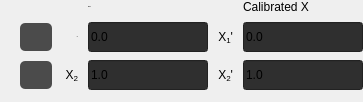
               <widget class="QFrame" name="calibrateXGridFrame">
                <property name="sizePolicy">
                 <sizepolicy hsizetype="Fixed" vsizetype="Fixed">
                  <horstretch>0</horstretch>
                  <verstretch>0</verstretch>
                 </sizepolicy>
                </property>
                <property name="minimumSize">
                 <size>
                  <width>363</width>
                  <height>100</height>
                 </size>
                </property>
                <property name="maximumSize">
                 <size>
                  <width>363</width>
                  <height>16777215</height>
                 </size>
                </property>
                <property name="styleSheet">
                 <string notr="true">QPushButton {
	background-color: #4B4B4B;
	border-radius: 5px;	
}
QPushButton:pressed {
    background-color: #363636;
    icon: url(:/icons/svg/target-pressed.svg)
}
QPushButton:checked{
	background-color: rgb(196, 150, 250);
}</string>
                </property>
                <layout class="QGridLayout" name="gridLayout_10">
                 <property name="leftMargin">
                  <number>0</number>
                 </property>
                 <property name="topMargin">
                  <number>0</number>
                 </property>
                 <property name="rightMargin">
                  <number>0</number>
                 </property>
                 <property name="bottomMargin">
                  <number>12</number>
                 </property>
                 <property name="horizontalSpacing">
                  <number>0</number>
                 </property>
                 <property name="verticalSpacing">
                  <number>8</number>
                 </property>
                 <item row="1" column="7">
                  <widget class="CalibrationLineEdit" name="mapX1LineEdit">
                   <property name="sizePolicy">
                    <sizepolicy hsizetype="Fixed" vsizetype="Fixed">
                     <horstretch>0</horstretch>
                     <verstretch>0</verstretch>
                    </sizepolicy>
                   </property>
                   <property name="minimumSize">
                    <size>
                     <width>120</width>
                     <height>30</height>
                    </size>
                   </property>
                   <property name="maximumSize">
                    <size>
                     <width>120</width>
                     <height>30</height>
                    </size>
                   </property>
                   <property name="toolTip">
                    <string notr="true"/>
                   </property>
                   <property name="styleSheet">
                    <string notr="true">background-color: rgb(47,47,47);</string>
                   </property>
                   <property name="inputMask">
                    <string/>
                   </property>
                   <property name="text">
                    <string notr="true">0.0</string>
                   </property>
                  </widget>
                 </item>
                 <item row="2" column="4">
                  <widget class="CalibrationLineEdit" name="rawX2LineEdit">
                   <property name="sizePolicy">
                    <sizepolicy hsizetype="Fixed" vsizetype="Fixed">
                     <horstretch>0</horstretch>
                     <verstretch>0</verstretch>
                    </sizepolicy>
                   </property>
                   <property name="minimumSize">
                    <size>
                     <width>120</width>
                     <height>30</height>
                    </size>
                   </property>
                   <property name="maximumSize">
                    <size>
                     <width>120</width>
                     <height>16777215</height>
                    </size>
                   </property>
                   <property name="toolTip">
                    <string notr="true"/>
                   </property>
                   <property name="styleSheet">
                    <string notr="true">background-color: rgb(47,47,47);</string>
                   </property>
                   <property name="text">
                    <string notr="true">1.0</string>
                   </property>
                  </widget>
                 </item>
                 <item row="2" column="1">
                  <widget class="QPushButton" name="calibrateX2Button">
                   <property name="sizePolicy">
                    <sizepolicy hsizetype="Fixed" vsizetype="Fixed">
                     <horstretch>0</horstretch>
                     <verstretch>0</verstretch>
                    </sizepolicy>
                   </property>
                   <property name="minimumSize">
                    <size>
                     <width>28</width>
                     <height>28</height>
                    </size>
                   </property>
                   <property name="cursor">
                    <cursorShape>PointingHandCursor</cursorShape>
                   </property>
                   <property name="toolTip">
                    <string notr="true">Calibrate x2, allows selection of coordinate inside plot</string>
                   </property>
                   <property name="styleSheet">
                    <string notr="true"/>
                   </property>
                   <property name="text">
                    <string/>
                   </property>
                   <property name="icon">
                    <iconset resource="resources.qrc">
                     <normaloff>:/icons/svg/target.svg</normaloff>:/icons/svg/target.svg</iconset>
                   </property>
                   <property name="checkable">
                    <bool>true</bool>
                   </property>
                   <property name="checked">
                    <bool>false</bool>
                   </property>
                  </widget>
                 </item>
                 <item row="1" column="2">
                  <widget class="QLabel" name="label_15">
                   <property name="sizePolicy">
                    <sizepolicy hsizetype="Minimum" vsizetype="Preferred">
                     <horstretch>0</horstretch>
                     <verstretch>0</verstretch>
                    </sizepolicy>
                   </property>
                   <property name="font">
                    <font>
                     <family>Roboto Medium</family>
                     <pointsize>-1</pointsize>
                    </font>
                   </property>
                   <property name="text">
                    <string notr="true">&lt;html&gt;&lt;head/&gt;&lt;body&gt;&lt;p align=&quot;right&quot;&gt;X&lt;span style=&quot; vertical-align:sub;&quot;&gt;1&lt;/span&gt;&lt;/p&gt;&lt;/body&gt;&lt;/html&gt;</string>
                   </property>
                  </widget>
                 </item>
                 <item row="1" column="0">
                  <spacer name="horizontalSpacer_29">
                   <property name="orientation">
                    <enum>Qt::Horizontal</enum>
                   </property>
                   <property name="sizeType">
                    <enum>QSizePolicy::Fixed</enum>
                   </property>
                   <property name="sizeHint" stdset="0">
                    <size>
                     <width>20</width>
                     <height>20</height>
                    </size>
                   </property>
                  </spacer>
                 </item>
                 <item row="1" column="1">
                  <widget class="QPushButton" name="calibrateX1Button">
                   <property name="sizePolicy">
                    <sizepolicy hsizetype="Fixed" vsizetype="Fixed">
                     <horstretch>0</horstretch>
                     <verstretch>0</verstretch>
                    </sizepolicy>
                   </property>
                   <property name="minimumSize">
                    <size>
                     <width>28</width>
                     <height>28</height>
                    </size>
                   </property>
                   <property name="cursor">
                    <cursorShape>PointingHandCursor</cursorShape>
                   </property>
                   <property name="toolTip">
                    <string notr="true">Calibrate x2, allows selection of coordinate inside plot</string>
                   </property>
                   <property name="styleSheet">
                    <string notr="true"/>
                   </property>
                   <property name="text">
                    <string/>
                   </property>
                   <property name="icon">
                    <iconset resource="resources.qrc">
                     <normaloff>:/icons/svg/target.svg</normaloff>:/icons/svg/target.svg</iconset>
                   </property>
                   <property name="checkable">
                    <bool>true</bool>
                   </property>
                   <property name="checked">
                    <bool>false</bool>
                   </property>
                  </widget>
                 </item>
                 <item row="1" column="3">
                  <spacer name="horizontalSpacer_20">
                   <property name="orientation">
                    <enum>Qt::Horizontal</enum>
                   </property>
                   <property name="sizeType">
                    <enum>QSizePolicy::Fixed</enum>
                   </property>
                   <property name="sizeHint" stdset="0">
                    <size>
                     <width>10</width>
                     <height>20</height>
                    </size>
                   </property>
                  </spacer>
                 </item>
                 <item row="1" column="6">
                  <spacer name="horizontalSpacer_19">
                   <property name="orientation">
                    <enum>Qt::Horizontal</enum>
                   </property>
                   <property name="sizeType">
                    <enum>QSizePolicy::Fixed</enum>
                   </property>
                   <property name="sizeHint" stdset="0">
                    <size>
                     <width>10</width>
                     <height>20</height>
                    </size>
                   </property>
                  </spacer>
                 </item>
                 <item row="1" column="8">
                  <spacer name="horizontalSpacer_17">
                   <property name="orientation">
                    <enum>Qt::Horizontal</enum>
                   </property>
                   <property name="sizeType">
                    <enum>QSizePolicy::Fixed</enum>
                   </property>
                   <property name="sizeHint" stdset="0">
                    <size>
                     <width>0</width>
                     <height>20</height>
                    </size>
                   </property>
                  </spacer>
                 </item>
                 <item row="2" column="2">
                  <widget class="QLabel" name="label_16">
                   <property name="sizePolicy">
                    <sizepolicy hsizetype="Minimum" vsizetype="Preferred">
                     <horstretch>0</horstretch>
                     <verstretch>0</verstretch>
                    </sizepolicy>
                   </property>
                   <property name="text">
                    <string notr="true">&lt;html&gt;&lt;head/&gt;&lt;body&gt;&lt;p align=&quot;right&quot;&gt;X&lt;span style=&quot; vertical-align:sub;&quot;&gt;2&lt;/span&gt;&lt;/p&gt;&lt;/body&gt;&lt;/html&gt;</string>
                   </property>
                  </widget>
                 </item>
                 <item row="2" column="7">
                  <widget class="CalibrationLineEdit" name="mapX2LineEdit">
                   <property name="sizePolicy">
                    <sizepolicy hsizetype="Fixed" vsizetype="Fixed">
                     <horstretch>0</horstretch>
                     <verstretch>0</verstretch>
                    </sizepolicy>
                   </property>
                   <property name="minimumSize">
                    <size>
                     <width>120</width>
                     <height>30</height>
                    </size>
                   </property>
                   <property name="maximumSize">
                    <size>
                     <width>120</width>
                     <height>16777215</height>
                    </size>
                   </property>
                   <property name="toolTip">
                    <string notr="true"/>
                   </property>
                   <property name="styleSheet">
                    <string notr="true">background-color: rgb(47,47,47);</string>
                   </property>
                   <property name="text">
                    <string notr="true">1.0</string>
                   </property>
                  </widget>
                 </item>
                 <item row="0" column="7">
                  <widget class="QLabel" name="label_11">
                   <property name="sizePolicy">
                    <sizepolicy hsizetype="Fixed" vsizetype="Fixed">
                     <horstretch>0</horstretch>
                     <verstretch>0</verstretch>
                    </sizepolicy>
                   </property>
                   <property name="text">
                    <string>&lt;html&gt;&lt;head/&gt;&lt;body&gt;&lt;p&gt;Calibrated X&lt;/p&gt;&lt;/body&gt;&lt;/html&gt;</string>
                   </property>
                   <property name="alignment">
                    <set>Qt::AlignLeading|Qt::AlignLeft|Qt::AlignVCenter</set>
                   </property>
                  </widget>
                 </item>
                 <item row="1" column="5">
                  <widget class="QLabel" name="label_17">
                   <property name="sizePolicy">
                    <sizepolicy hsizetype="Minimum" vsizetype="Preferred">
                     <horstretch>0</horstretch>
                     <verstretch>0</verstretch>
                    </sizepolicy>
                   </property>
                   <property name="maximumSize">
                    <size>
                     <width>16777215</width>
                     <height>16777215</height>
                    </size>
                   </property>
                   <property name="text">
                    <string notr="true">&lt;html&gt;&lt;head/&gt;&lt;body&gt;&lt;p align=&quot;right&quot;&gt;X&lt;span style=&quot; vertical-align:sub;&quot;&gt;1&lt;/span&gt;'&lt;/p&gt;&lt;/body&gt;&lt;/html&gt;</string>
                   </property>
                  </widget>
                 </item>
                 <item row="0" column="4">
                  <widget class="QLabel" name="label_10">
                   <property name="sizePolicy">
                    <sizepolicy hsizetype="Fixed" vsizetype="Fixed">
                     <horstretch>0</horstretch>
                     <verstretch>0</verstretch>
                    </sizepolicy>
                   </property>
                   <property name="font">
                    <font>
                     <family>Roboto Medium</family>
                     <pointsize>-1</pointsize>
                    </font>
                   </property>
                   <property name="text">
                    <string>&lt;html&gt;&lt;head/&gt;&lt;body&gt;&lt;p&gt;Raw X&lt;/p&gt;&lt;/body&gt;&lt;/html&gt;</string>
                   </property>
                   <property name="alignment">
                    <set>Qt::AlignLeading|Qt::AlignLeft|Qt::AlignVCenter</set>
                   </property>
                  </widget>
                 </item>
                 <item row="1" column="4">
                  <widget class="CalibrationLineEdit" name="rawX1LineEdit">
                   <property name="sizePolicy">
                    <sizepolicy hsizetype="Fixed" vsizetype="Fixed">
                     <horstretch>0</horstretch>
                     <verstretch>0</verstretch>
                    </sizepolicy>
                   </property>
                   <property name="minimumSize">
                    <size>
                     <width>120</width>
                     <height>30</height>
                    </size>
                   </property>
                   <property name="maximumSize">
                    <size>
                     <width>120</width>
                     <height>16777215</height>
                    </size>
                   </property>
                   <property name="toolTip">
                    <string notr="true"/>
                   </property>
                   <property name="styleSheet">
                    <string notr="true">background-color: rgb(47,47,47);</string>
                   </property>
                   <property name="text">
                    <string notr="true">0.0</string>
                   </property>
                  </widget>
                 </item>
                 <item row="2" column="5">
                  <widget class="QLabel" name="label_18">
                   <property name="sizePolicy">
                    <sizepolicy hsizetype="Minimum" vsizetype="Preferred">
                     <horstretch>0</horstretch>
                     <verstretch>0</verstretch>
                    </sizepolicy>
                   </property>
                   <property name="text">
                    <string notr="true">&lt;html&gt;&lt;head/&gt;&lt;body&gt;&lt;p align=&quot;right&quot;&gt;X&lt;span style=&quot; vertical-align:sub;&quot;&gt;2&lt;/span&gt;'&lt;/p&gt;&lt;/body&gt;&lt;/html&gt;</string>
                   </property>
                  </widget>
                 </item>
                </layout>
               </widget>
